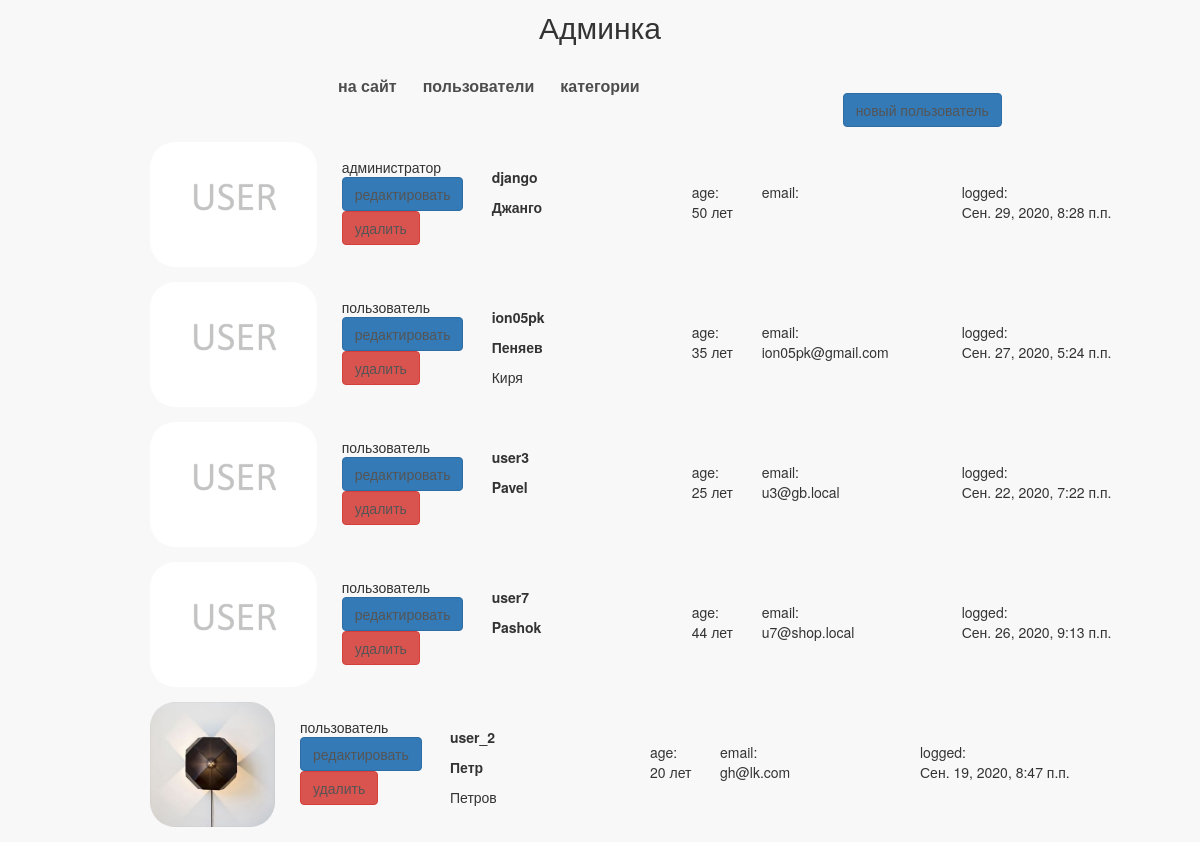
The app's page /my/admin/ (signed in) with its own data.
### authapp/models.py (models this page shows, shortened)
class ShopClient(AbstractUser):
    avatar = models.ImageField(upload_to='users_avatars', blank=True)
    age = models.PositiveIntegerField(verbose_name='возраст', null=True)
    activation_key = models.CharField(max_length=128, blank=True)
    activation_key_expires = models.DateTimeField(default=get_activation_key_expires)
    class Meta:
        ordering = ['-is_active', '-is_superuser', '-is_staff', 'username']

### adminapp/views.py (the view)
# urls.py: path('', adminapp.UserList.as_view(), name='index'),
class UserList(OnlySuperUserMixin, PageTitleMixin, ListView):
    model = get_user_model()
    page_title = 'админка/пользователи'

### adminapp/views.py (called while the page is built)
    @method_decorator(user_passes_test(lambda x: x.is_superuser))
    def dispatch(self, request, *args, **kwargs):
        return super().dispatch(request, *args, **kwargs)

    def get_context_data(self, *, object_list=None, **kwargs):
        data = super().get_context_data(object_list=None, **kwargs)
        if hasattr(self, 'page_title'):
            data['page_title'] = self.page_title
        return data

### mainapp/context_processors.py (called while the page is built)
def catalog_menu(request):
    return {'catalog_menu': ProductCategory.objects.filter(is_active=True)}

### mainapp/templatetags/my_tags.py (called while the page is built)
@register.filter(name='media_folder_users')
def media_folder_users(string):
    if not string:
        string = 'users_avatars/default.jpg'
    return f'{settings.MEDIA_URL}{string}'

### adminapp/templates/authapp/shopclient_list.html
{% extends 'adminapp/common.html' %}
{% load static %}
{% load my_tags %}
{% block content %}
    <div class="users_list">
        <a href="{% url 'my_admin:user_create' %}" class="btn btn-primary new_user">
            новый пользователь
        </a>
        {% for shop_user in object_list %}
            <div class="user_record {% if not shop_user.is_active %}not_active{% endif %}">
                <img src="{{ shop_user.avatar|media_folder_users }}" alt="{{ shop_user.username }}">
                <div class="user_role">
                    {% if shop_user.is_superuser %}администратор{% else %}пользователь{% endif %}
                    <a href="{% url 'my_admin:user_update' pk=shop_user.pk %}" class="btn btn-primary">
                        редактировать
                    </a>
                    <a href="{% url 'my_admin:user_delete' pk=shop_user.pk %}" class="btn btn-danger">
                        удалить
                    </a>
                </div>
                <div class="user_name">
                    <p><strong>{{ shop_user.username }}</strong></p>
                    <p>
                        {% if shop_user.first_name %}
                            <b>{{ shop_user.first_name|title }}</b>
                            {% if shop_user.last_name %}
                                <p>{{ shop_user.last_name|title }}</p>
                            {% endif %}
                        {% endif %}
                    </p>
                </div>
                <div class="user_age">
                    age:<br>
                    {{ shop_user.age }} лет
                </div>
                <div class="user_email">
                    email:<br>
                    {{ shop_user.email }}
                </div>
                <div class="user_lastlogin">
                    logged:<br>
                    {{ shop_user.last_login }}
                </div>
            </div>
        {% endfor %}
    </div>
{% endblock %}

### static/css/style.css (style rules this page uses)
* { margin: 0; padding: 0; }
body { background-color: #f8f8f8; }
.users_list { margin-left: 150px; }
.users_list a { color: #555; text-decoration: none; }
.users_list .new_user { margin-left: 190px; }
.user_record { height: 125px; margin: 15px auto; position: relative; }
.user_record img { display: block; float: left; height: 125px; border-radius: 25px; }
.user_record .user_name { display: block; float: left; margin-top: 15px; margin-left: 25px; width: 175px; }
.user_record .user_name p { margin: 10px auto; }
.user_record .user_email { display: block; float: left; margin-top: 40px; margin-left: 25px; width: 175px; }
.user_record .user_age { display: block; float: left; margin-top: 40px; margin-left: 25px; width: 45px; }
.user_record .user_role { display: block; float: left; margin-top: 15px; margin-left: 25px; width: 125px; }
.user_record .user_lastlogin { display: block; float: left; margin-top: 40px; margin-left: 25px; width: 175px; }

### records on screen
ShopClient: is_superuser "администратор", username "django", first_name "Джанго", age "50", last_login "Сен. 29, 2020, 8:28 п.п."
ShopClient: is_superuser "пользователь", username "ion05pk", first_name "Пеняев", last_name "Киря", age "35", email "ion05pk@gmail.com", last_login "Сен. 27, 2020, 5:24 п.п."
ShopClient: is_superuser "пользователь", username "user3", first_name "Pavel", age "25", email "u3@gb.local", last_login "Сен. 22, 2020, 7:22 п.п."
ShopClient: is_superuser "пользователь", username "user7", first_name "Pashok", age "44", email "u7@shop.local", last_login "Сен. 26, 2020, 9:13 п.п."
ShopClient: avatar|media_folder_users (picture), is_superuser "пользователь", username "user_2", first_name "Петр", last_name "Петров", age "20", email "gh@lk.com", last_login "Сен. 19, 2020, 8:47 п.п."
